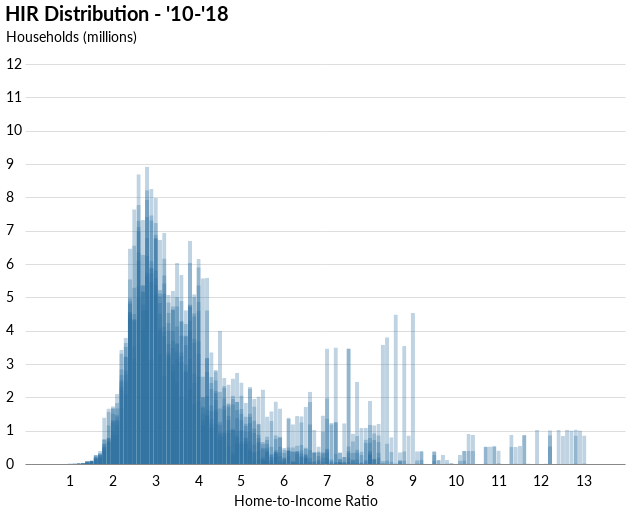

Notebook code for this chart:
### Markdown cell above
#### 2010-2018 Distribution

### Code cell
years = range(2010,2019)
variables = []
counter = 0
for year in years:
    df = pd.DataFrame(yrs_dict[year]['bins'].items(), columns=['Bins', 'Counts']).sort_values(['Bins'])
    df = df[df.Bins <= 13]  # Removing outliers (to ensure consistent x axis values)
    add_vals = []
    for val in np.arange(0,14,.1):
        if round(val,1) not in df.Bins.values:
            add_vals.append(round(val,1))
    missing_vals = pd.DataFrame({'Bins':add_vals, 'Counts':list(np.full(len(add_vals),0))})
    df = pd.concat([df, missing_vals]).sort_values('Bins')
    
    var = alt.Chart(df, title='HIR Distribution - \'10-\'18'
                   ).mark_bar(color='#2d6e9f', size=4.2, opacity=.3, cornerRadiusTopLeft=1, cornerRadiusTopRight=1
                             ).encode(x=alt.X('Bins:O', title='Home-to-Income Ratio', axis=alt.Axis(labelExpr='datum.value % 1 ? null : datum.label', values=list(range(1,14)))), 
                                      y=alt.Y('Counts:Q', title='Households (millions)', scale=alt.Scale(domain=[0,12])))
    variables.append(var)
    counter += 1

combined1018 = var   # Last chart created (must assign altair chart object to variable to enable appending)
for var in variables[:-1]:  # Excluding last chart
    combined1018 += var

combined1018

### Figure 1 — Vega-Lite specification as saved in the notebook (floating-point values rounded to 4 significant figures; data arrays with more than 128 entries replaced by an {"elided": "..."} marker saying what was removed)
{"width": 600, "height": 400, "background": "white", "config": {"title": {"fontSize": 20, "anchor": "start", "font": "Lato", "offset": 5}, "axisX": {"grid": false, "labelFont": "Lato", "labelFontSize": 14, "labelAngle": 0, "labelPadding": 10, "ticks": false, "tickSize": 5, "title": null, "titleFont": "Lato", "titleFontSize": 14, "titleFontWeight": "light", "titleY": 30, "titleX": 280}, "axisY": {"grid": true, "gridOpacity": 1, "labelFont": "Lato", "labelFontSize": 14, "labelLimit": 100, "labelAlign": "left", "labelPadding": 20, "ticks": false, "title": null, "titleFont": "Lato", "titleFontWeight": "normal", "titleFontSize": 14, "titleAlign": "left", "titleAngle": 0, "titleY": -20, "titleX": -20, "domainWidth": 0}, "view": {"strokeOpacity": 0}}, "layer": [{"data": {"name": "data-5daa348a5247197fa445f2d4d6fcb303"}, "mark": {"type": "bar", "color": "#2d6e9f", "cornerRadiusTopLeft": 1, "cornerRadiusTopRight": 1, "opacity": 0.3, "size": 4.2}, "encoding": {"x": {"type": "ordinal", "axis": {"labelExpr": "datum.value % 1 ? null : datum.label", "values": [1, 2, 3, 4, 5, 6, 7, 8, 9, 10, 11, 12, 13]}, "field": "Bins", "title": "Home-to-Income Ratio"}, "y": {"type": "quantitative", "field": "Counts", "scale": {"domain": [0, 12]}, "title": "Households (millions)"}}, "title": "HIR Distribution - '10-'18"}, {"data": {"name": "data-eef31785c02e818ed9aefc38e00500b3"}, "mark": {"type": "bar", "color": "#2d6e9f", "cornerRadiusTopLeft": 1, "cornerRadiusTopRight": 1, "opacity": 0.3, "size": 4.2}, "encoding": {"x": {"type": "ordinal", "axis": {"labelExpr": "datum.value % 1 ? null : datum.label", "values": [1, 2, 3, 4, 5, 6, 7, 8, 9, 10, 11, 12, 13]}, "field": "Bins", "title": "Home-to-Income Ratio"}, "y": {"type": "quantitative", "field": "Counts", "scale": {"domain": [0, 12]}, "title": "Households (millions)"}}, "title": "HIR Distribution - '10-'18"}, {"data": {"name": "data-35a239d8643fba2cb4dff2b3b8ebbbf9"}, "mark": {"type": "bar", "color": "#2d6e9f", "cornerRadiusTopLeft": 1, "cornerRadiusTopRight": 1, "opacity": 0.3, "size": 4.2}, "encoding": {"x": {"type": "ordinal", "axis": {"labelExpr": "datum.value % 1 ? null : datum.label", "values": [1, 2, 3, 4, 5, 6, 7, 8, 9, 10, 11, 12, 13]}, "field": "Bins", "title": "Home-to-Income Ratio"}, "y": {"type": "quantitative", "field": "Counts", "scale": {"domain": [0, 12]}, "title": "Households (millions)"}}, "title": "HIR Distribution - '10-'18"}, {"data": {"name": "data-16779520ec8740e894a199104cfca5ff"}, "mark": {"type": "bar", "color": "#2d6e9f", "cornerRadiusTopLeft": 1, "cornerRadiusTopRight": 1, "opacity": 0.3, "size": 4.2}, "encoding": {"x": {"type": "ordinal", "axis": {"labelExpr": "datum.value % 1 ? null : datum.label", "values": [1, 2, 3, 4, 5, 6, 7, 8, 9, 10, 11, 12, 13]}, "field": "Bins", "title": "Home-to-Income Ratio"}, "y": {"type": "quantitative", "field": "Counts", "scale": {"domain": [0, 12]}, "title": "Households (millions)"}}, "title": "HIR Distribution - '10-'18"}, {"data": {"name": "data-e37fdb5e0020f7ea5122ace4586673cf"}, "mark": {"type": "bar", "color": "#2d6e9f", "cornerRadiusTopLeft": 1, "cornerRadiusTopRight": 1, "opacity": 0.3, "size": 4.2}, "encoding": {"x": {"type": "ordinal", "axis": {"labelExpr": "datum.value % 1 ? null : datum.label", "values": [1, 2, 3, 4, 5, 6, 7, 8, 9, 10, 11, 12, 13]}, "field": "Bins", "title": "Home-to-Income Ratio"}, "y": {"type": "quantitative", "field": "Counts", "scale": {"domain": [0, 12]}, "title": "Households (millions)"}}, "title": "HIR Distribution - '10-'18"}, {"data": {"name": "data-beabde86cca0651e7affb556e95d67df"}, "mark": {"type": "bar", "color": "#2d6e9f", "cornerRadiusTopLeft": 1, "cornerRadiusTopRight": 1, "opacity": 0.3, "size": 4.2}, "encoding": {"x": {"type": "ordinal", "axis": {"labelExpr": "datum.value % 1 ? null : datum.label", "values": [1, 2, 3, 4, 5, 6, 7, 8, 9, 10, 11, 12, 13]}, "field": "Bins", "title": "Home-to-Income Ratio"}, "y": {"type": "quantitative", "field": "Counts", "scale": {"domain": [0, 12]}, "title": "Households (millions)"}}, "title": "HIR Distribution - '10-'18"}, {"data": {"name": "data-f8c592b912fbd73afbc0476652a47641"}, "mark": {"type": "bar", "color": "#2d6e9f", "cornerRadiusTopLeft": 1, "cornerRadiusTopRight": 1, "opacity": 0.3, "size": 4.2}, "encoding": {"x": {"type": "ordinal", "axis": {"labelExpr": "datum.value % 1 ? null : datum.label", "values": [1, 2, 3, 4, 5, 6, 7, 8, 9, 10, 11, 12, 13]}, "field": "Bins", "title": "Home-to-Income Ratio"}, "y": {"type": "quantitative", "field": "Counts", "scale": {"domain": [0, 12]}, "title": "Households (millions)"}}, "title": "HIR Distribution - '10-'18"}, {"data": {"name": "data-2ca6979c27aa57abb677c387fce40995"}, "mark": {"type": "bar", "color": "#2d6e9f", "cornerRadiusTopLeft": 1, "cornerRadiusTopRight": 1, "opacity": 0.3, "size": 4.2}, "encoding": {"x": {"type": "ordinal", "axis": {"labelExpr": "datum.value % 1 ? null : datum.label", "values": [1, 2, 3, 4, 5, 6, 7, 8, 9, 10, 11, 12, 13]}, "field": "Bins", "title": "Home-to-Income Ratio"}, "y": {"type": "quantitative", "field": "Counts", "scale": {"domain": [0, 12]}, "title": "Households (millions)"}}, "title": "HIR Distribution - '10-'18"}, {"data": {"name": "data-93cf54f28e67cd6b6ab2e0e3533dc5f4"}, "mark": {"type": "bar", "color": "#2d6e9f", "cornerRadiusTopLeft": 1, "cornerRadiusTopRight": 1, "opacity": 0.3, "size": 4.2}, "encoding": {"x": {"type": "ordinal", "axis": {"labelExpr": "datum.value % 1 ? null : datum.label", "values": [1, 2, 3, 4, 5, 6, 7, 8, 9, 10, 11, 12, 13]}, "field": "Bins", "title": "Home-to-Income Ratio"}, "y": {"type": "quantitative", "field": "Counts", "scale": {"domain": [0, 12]}, "title": "Households (millions)"}}, "title": "HIR Distribution - '10-'18"}], "$schema": "https://vega.github.io/schema/vega-lite/v4.0.0.json", "datasets": {"data-5daa348a5247197fa445f2d4d6fcb303": {"elided": "140 records"}, "data-eef31785c02e818ed9aefc38e00500b3": {"elided": "140 records"}, "data-35a239d8643fba2cb4dff2b3b8ebbbf9": {"elided": "140 records"}, "data-16779520ec8740e894a199104cfca5ff": {"elided": "140 records"}, "data-e37fdb5e0020f7ea5122ace4586673cf": {"elided": "140 records"}, "data-beabde86cca0651e7affb556e95d67df": {"elided": "140 records"}, "data-f8c592b912fbd73afbc0476652a47641": {"elided": "140 records"}, "data-2ca6979c27aa57abb677c387fce40995": {"elided": "140 records"}, "data-93cf54f28e67cd6b6ab2e0e3533dc5f4": {"elided": "140 records"}}}
